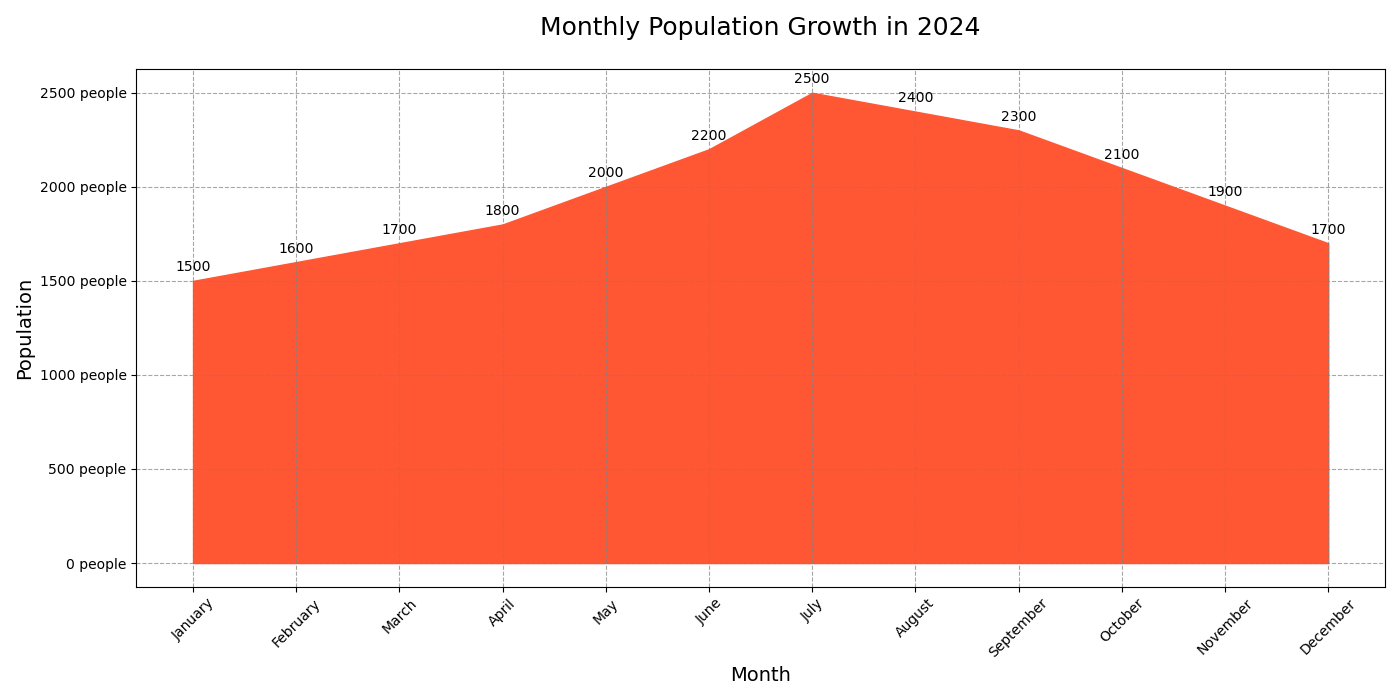

This figure's Python source:

import matplotlib.pyplot as plt
import numpy as np

months = ['January', 'February', 'March', 'April', 'May', 'June', 'July', 'August', 'September', 'October', 'November', 'December']
population = [1500, 1600, 1700, 1800, 2000, 2200, 2500, 2400, 2300, 2100, 1900, 1700]

month_numbers = np.arange(len(months)) + 1

fig, ax = plt.subplots(figsize=(14, 7))

ax.fill_between(month_numbers, population, color="#FF5733")

ax.set_xticks(month_numbers)
ax.set_xticklabels(months, rotation=45)
ax.set_yticks(range(0, max(population) + 500, 500))
ax.set_yticklabels([f"{pop} people" for pop in range(0, max(population) + 500, 500)])

ax.set_title('Monthly Population Growth in 2024', fontsize=18, y=1.05)
ax.set_xlabel('Month', fontsize=14)
ax.set_ylabel('Population', fontsize=14)

for i, pop in enumerate(population):
    ax.text(i + 1, pop + 50, str(pop), ha='center')

ax.grid(True, linestyle='--', which='both', color='grey', alpha=0.7)

plt.tight_layout()
plt.show()
